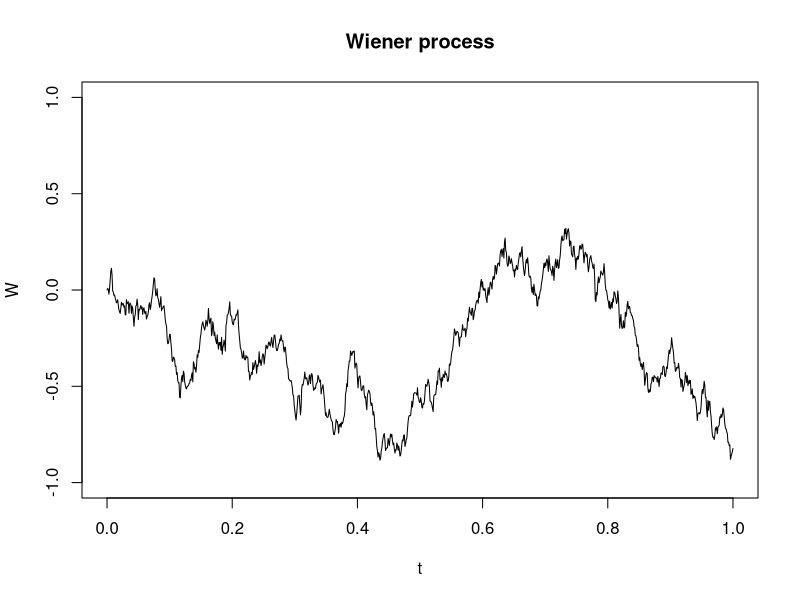

Source code (R):
## ---- chunk 1
N <- 1000 # number of end - points of the grid including T
T <- 1 # length of the interval [0 ,T] in time units
dt <- T/N # time increment
W <- numeric (N +1) # initialization of the vector W
t <- seq (0,T, length =N +1)
for (i in 2:( N +1))
  W[i] = W[i -1] + rnorm (1) * sqrt ( dt )
plot (t,W, type ="l", main =" Wiener process " , ylim =c( -1 ,1))
